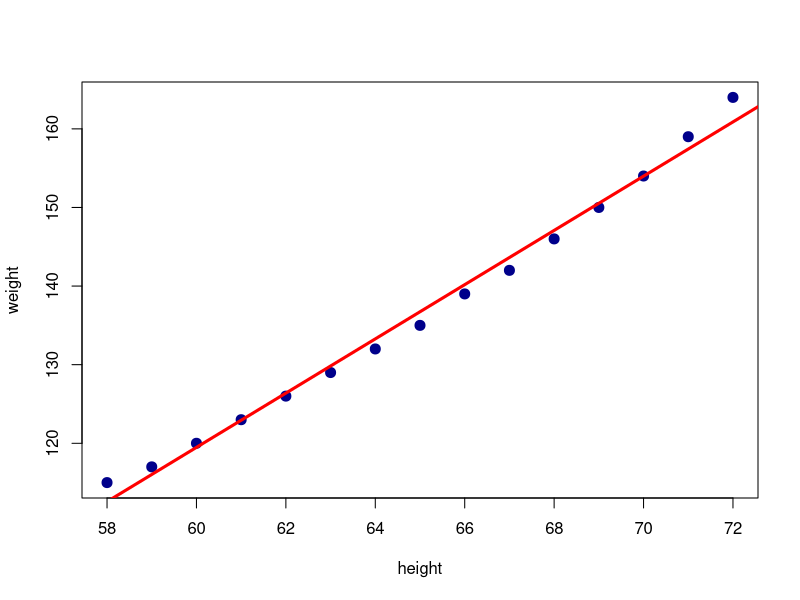

This chart was generated by the following R code:
#####################################
########### Tutorial 1
#####################################


#-----------------------------
#--------- Structures
#-----------------------------

a <- 10 # or a = 10 # Scalar

u <- c(1,2,3) # Numeric vector [1 2 3]
u <- c(T,T,F) # Logical vector [TRUE TRUE FALSE]

A <- matrix(1:10, nrow = 5, ncol = 2) # Matrix (numeric only)

l <- list(u=2, v="abc") # List (can contain different types)
class(l)

df <- data.frame(
  ID = 1:10,
  Group = sample(0:1, 10, replace=TRUE),
  Var1 = rnorm(10),
  Var2 = seq(0, 1, length.out=10),
  Var3 = rep(c('a', 'b'), each=5)
) # Data Frame
class(df)

#-------------------------------
#---------- Create Vectors
#-------------------------------
c(1,2,3,4,5)
c("a","b","c")
c(1,"a")

x <- c(1,2,3,5,6,7)
class(x)

y <- c("a","b","d")
class(y)

z <- c(x,y)
z[1]
z[8]
ls()

x <- 3:10.5
x=rep(2,10) ## (2 2 2 2 2 2 2 2 2 2)
x=seq(1,10) ## (1 2 3 4 5 6 7 8 9 10)
x=c(42,"Statistics") ## ("42","Statistics")
x=rep("A",times=5) ## ("A" "A" "A" "A" "A")
x=seq(from=1.5, to=4.2, by=0.3) ## (1.5 1.8 2.1 2.4 2.7 3.0 3.3 3.6 3.9 4.2)


length(x) ## the length of vector x
x[2]
x <- x[-c(2,3)]   ## remove second and third elements
x

#-------------------------------
#-----------  Matrix
#-------------------------------

matrix(0, nrow = 3, ncol = 3)
matrix(1, nrow = 3, ncol = 3)
diag(3)

x <- 1:9
y <- 9:1
X <- matrix(x,nrow = 3, ncol = 3)
Y <- matrix(y,nrow = 3, ncol = 3)

X+Y ## entry-wise addition of matrices
X-Y ## entry-wise subtraction
X*Y ## entry-wise multiplication of matrices
X/Y ## entry-wise division of matrices
X %*% Y ## the usual matrix multiplication
t(X) ## the transpose of a matrix
Z <- matrix(c(9, 2, -3, 2, 4, -2, -3, -2, 16), nrow = 3, byrow = TRUE)
Z[1,2] ## the (1,2) entry of Z
Z[1,] ## the row 1 of Z
Z[,2] ## the column 2 of Z
solve(Z) ## the inverse of Z
diag(Z) ## take out the diagonal entries of a matrix
dim(Z) ## the dimension of a matrix

Z <- Z[-1,]
rowSums(Z)
colSums(Z)
rowMeans(Z)
colMeans(Z)


#---------------------------------
#------- Real Data Example
#---------------------------------


data()
class(women)
?women

plot(weight~height, data = women, xlab = "height", ylab = "weight", pch = 20, cex = 2, col = "darkblue")

dim(women)
n <- nrow(women)

wh_model <- lm(weight~height, data = women)
wh_model_sum <- summary(wh_model)
wh_model_sum
wh_model_sum$coefficients

abline(wh_model, col = "red", lwd = 3)

predict(wh_model, newdata = data.frame(height = c(68, 69)))

confint(wh_model,level = 0.999)

# confidence intervals for mean response
predict(wh_model, newdata = data.frame(height = c(68, 69)), interval = "confidence", level = 0.95)
# confidence intervals for new observation
predict(wh_model, newdata = data.frame(height = c(68, 69)), interval = "prediction", level = 0.95)

